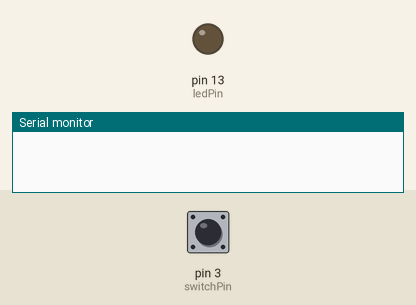
This sketch was run on a simulated Arduino Uno, built with avr-gcc and run on an emulated ATmega328P. Shown: output pins drawn as LEDs (lit = HIGH), the last lines printed to the serial monitor. Dashed ring = blinking. Inputs (shaded band) come from the test bench; at power-on: pin 3 (switchPin) HIGH. Random numbers use the default seed unless the sketch sets one.

Above: at 1.2 s.
1.3 s: pin 3 (switchPin) pulled LOW for 0.15 s
At 1.5 s:
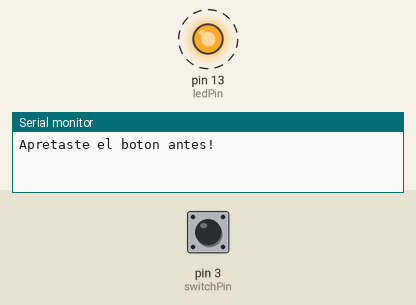
4.3 s: pin 3 (switchPin) pulled LOW for 3.2 s
At 7.55 s:
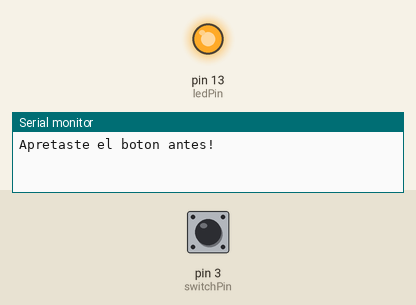
9.1 s: pin 3 (switchPin) pulled LOW for 1 s
Timing chart, 0 to 12.1 s (numbered marks = the images above; inputs shaded):
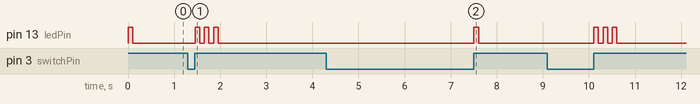

The sketch:

reactiontimeRB.ino
```cpp
  int switchPin = 3 ;
int ledPin = 13 ;
boolean lastButton = LOW;
boolean currentButton = LOW;
boolean Started = false;
boolean timer = false;
long startTime;
long endTime;
int randomTime;
long beginTime;
float elapsedTime;

void setup()
{
  pinMode(switchPin, INPUT_PULLUP);
  pinMode(ledPin, OUTPUT);
  Serial.begin(9600);
}
boolean debounce(boolean last)
{
  boolean current = digitalRead(switchPin);
  if(last != current)
  {
    delay(5);
    current = digitalRead(switchPin);
  }
  return current;
}

void loop()
{
  // see if button pressed
  currentButton = debounce(lastButton);
  if(lastButton == LOW && currentButton == HIGH)
  {
    if(Started==false){
      Started=true;
      randomTime = random(4,10);
      randomTime = randomTime*1000;
      Blink();
      beginTime=millis();

    }
    else{
      if((millis()-beginTime)>=randomTime){
          Stop();
          Started=false;
          timer=false;
      }

      else{
        Started=false;
        timer=false;
        Serial.println("Apretaste el boton antes!");
        for(int i=0; i<3; i++){
          Blink();
        }
      }
    }
  }

  lastButton = currentButton;

  if(Started == true && (millis()-beginTime)>=randomTime && timer==false){
    Serial.println("Inicio");
    timer=true;
    Start();
  }
}

void Start(){
  startTime = millis();
  digitalWrite(ledPin, HIGH);
}

void Blink(){
  digitalWrite(ledPin, HIGH);
  delay(100);
  digitalWrite(ledPin, LOW);
  delay(100);
}

void Stop(){
  endTime = millis();
  elapsedTime = (endTime - startTime)+5;
  elapsedTime = elapsedTime;
  Serial.print("Tiempo en milisegundos: ");
  Serial.println(int(elapsedTime));
  digitalWrite(ledPin, LOW);
}
```

Measured:
- after the input at 1.3 s, pin 13 (ledPin): alternates HIGH for 0.10 s and LOW for 0.10 s, 6 changes in all, then stays LOW, starting after 0.16 s
- after the input at 4.3 s, pin 13 (ledPin): LOW → HIGH after 3.2 s, → LOW 0.10 s later
